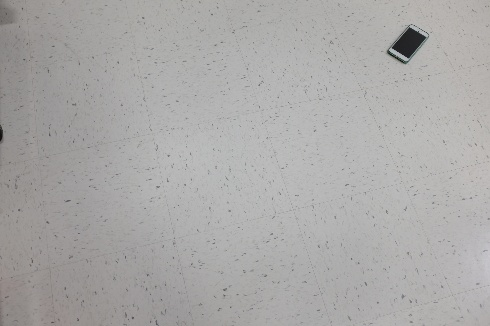
#> input picture data/find_phone/0.jpg, 490 x 326 px; its folder holds only this picture in this run
$ python -i helper.py   (imports and definitions only)
#> lines starting #> are read from the running program, lines starting #| are printed output that depends on the picture; after the words box and inside, x2 and y2 are one past the last pixel; in counts of white or black regions, pixels touching at a corner belong together
#> further down, picture is the input picture: shape (326, 490, 3); mean B, G, R 168.1, 169.1, 170.3
'''
 # @ Author: Saeed Arabi
 # @ Create Time: 2021-01-30 22:15:26
 # @ Email: arabi@iastate.edu
 '''

import numpy as np
import cv2
import glob
import sys
import tensorflow as tf
import os
import time

# Preventing tensorflow warnings to print in terminal
os.environ['TF_CPP_MIN_LOG_LEVEL'] = '3'


# [17 lines left out: function check_python_version, not called in this run]


class Phone_Detector():

    def __init__(self, save_image=False, debug=False):
        self.save_image = save_image
        self.debug = debug
        self.detect_fn = None
        self.annotation_list = None
        self.detected = False
        self.display_image = False
        self.model_name = "faster_rcnn_nas_coco_2018_01_28"
        # The two subsequent values are derived by calculating the average and standard deviation of bounding boxes area on th etest dataset
        self.box_normalized_area_mean = 0.008565091
        self.box_normalized_area_std = 0.0033687195
        self.image_width = 490
        self.image_height = 326
        self.incorrect_counts = 0
        self.correct_counts = 0
        self.files_detected_by_deep_model = []
        self.files_detected_by_color_filtering = []
        self.files_with_no_detection = []
        self.load_annotation_file()
#> (reads find_phone/labels.txt from the repository)

        # color filtering threshold
        self.th = None
        if self.debug:
            print("Instance of Phone detector were initiated")

    # [80 lines left out: functions feed, if_color_filtering_detect, if_deep_model_detect, not called in this run]

    def detection_by_color_filtering(self, img):
        """
        function: detection by color filtering method
        input: numpy image
        output: list of bounding boxes
        """

        # converting to gray scale
        gray = cv2.cvtColor(img, cv2.COLOR_BGR2GRAY)

        # removing the light reflection
        mask = cv2.threshold(gray, 180, 255, cv2.THRESH_BINARY)[1]
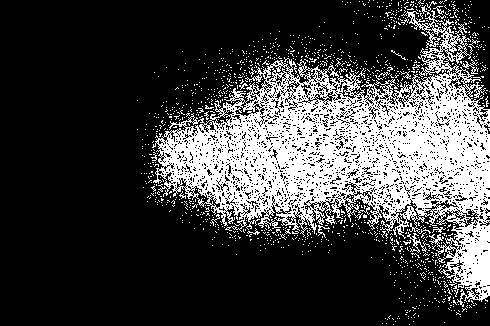
#> mask: shape (326, 490); 25.1% white; 1217 white regions (1199 under 20 px), largest, box (x1, y1, x2, y2) and area: (152, 5, 490, 307) 37036, (407, 232, 431, 253) 115, (462, 59, 479, 74) 72
        result = cv2.inpaint(gray, mask, 50, cv2.INPAINT_TELEA)

        # removing noise in image
        blur_r = cv2.GaussianBlur(result, (5, 5), 0)
        th_g, threshed_r = cv2.threshold(
            blur_r, self.th, 255, cv2.THRESH_BINARY_INV)
#> threshed_r: shape (326, 490); every value is 0
#> th_g = 0

        # finding bounding boxes in the image
        cnts = cv2.findContours(
            threshed_r, cv2.RETR_EXTERNAL, cv2.CHAIN_APPROX_NONE)[-2]
#> cnts = []
        bboxes = []
        for cnt in cnts:
            x, y, w, h = cv2.boundingRect(cnt)
            if self.display_image:
                cv2.rectangle(img, (x, y), (x + w, y + h),
                              (0, 0, 255), thickness=2)
            bboxes.append([x, y, w, h])
#> this loop made 0 passes
#> after the loop, bboxes = []

        if self.display_image:
            cv2.imshow('org_img', img)
            # [4 lines of commented-out code are left out]
            cv2.waitKey(0)
            cv2.destroyAllWindows()
        return bboxes

    # [100 lines left out: functions get_bbox_normalized_area, if_detection_is_cell_phone, filter_detection_by_color, load_deep_model, detect_with_deep_model, get_color_filtering_normalized_bbox_center and 1 more, not called in this run]

    def load_annotation_file(self):
        """
        function: loading annotation file into memory
        input: -
        output: -
        """

        f = open("./find_phone/labels.txt", 'r')
        annotation_list = f.readlines()
        annotation_list = [i[:-2] for i in annotation_list]
        self.annotation_list = [i.split() for i in annotation_list]

    # [82 lines left out: functions get_deep_model_normalized_bbox_center, if_detection_is_correct, draw_bbox_centered, evaluate_detection_speed_performance, download_deep_learrning_model, summerize_result, not called in this run]

>>> import cv2
>>> picture = cv2.imread('data/find_phone/0.jpg')
>>> result = Phone_Detector().detection_by_color_filtering(picture)
#> result = []
